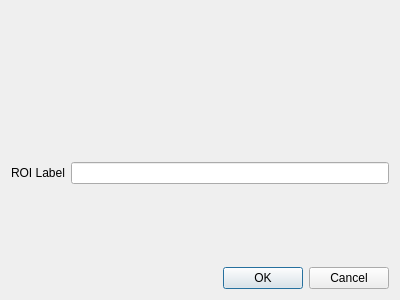
<?xml version="1.0" encoding="UTF-8"?>
<ui version="4.0">
 <class>ROIItemDlg</class>
 <widget class="QDialog" name="ROIItemDlg">
  <property name="geometry">
   <rect>
    <x>0</x>
    <y>0</y>
    <width>400</width>
    <height>300</height>
   </rect>
  </property>
  <property name="windowTitle">
   <string>Dialog</string>
  </property>
  <layout class="QVBoxLayout" name="verticalLayout">
   <item>
    <widget class="QtAddons::uxROIWidget" name="widget_ROIItem" native="true">
     <property name="minimumSize">
      <size>
       <width>0</width>
       <height>145</height>
      </size>
     </property>
    </widget>
   </item>
   <item>
    <layout class="QHBoxLayout" name="horizontalLayout">
     <item>
      <widget class="QLabel" name="label">
       <property name="text">
        <string>ROI Label</string>
       </property>
      </widget>
     </item>
     <item>
      <widget class="QLineEdit" name="edit_Label"/>
     </item>
    </layout>
   </item>
   <item>
    <spacer name="verticalSpacer">
     <property name="orientation">
      <enum>Qt::Vertical</enum>
     </property>
     <property name="sizeHint" stdset="0">
      <size>
       <width>20</width>
       <height>40</height>
      </size>
     </property>
    </spacer>
   </item>
   <item>
    <widget class="QDialogButtonBox" name="buttonBox">
     <property name="orientation">
      <enum>Qt::Horizontal</enum>
     </property>
     <property name="standardButtons">
      <set>QDialogButtonBox::Cancel|QDialogButtonBox::Ok</set>
     </property>
    </widget>
   </item>
  </layout>
 </widget>
 <customwidgets>
  <customwidget>
   <class>QtAddons::uxROIWidget</class>
   <extends>QWidget</extends>
   <header>uxroiwidget.h</header>
   <container>1</container>
  </customwidget>
 </customwidgets>
 <resources/>
 <connections>
  <connection>
   <sender>buttonBox</sender>
   <signal>accepted()</signal>
   <receiver>ROIItemDlg</receiver>
   <slot>accept()</slot>
   <hints>
    <hint type="sourcelabel">
     <x>248</x>
     <y>254</y>
    </hint>
    <hint type="destinationlabel">
     <x>157</x>
     <y>274</y>
    </hint>
   </hints>
  </connection>
  <connection>
   <sender>buttonBox</sender>
   <signal>rejected()</signal>
   <receiver>ROIItemDlg</receiver>
   <slot>reject()</slot>
   <hints>
    <hint type="sourcelabel">
     <x>316</x>
     <y>260</y>
    </hint>
    <hint type="destinationlabel">
     <x>286</x>
     <y>274</y>
    </hint>
   </hints>
  </connection>
 </connections>
</ui>
